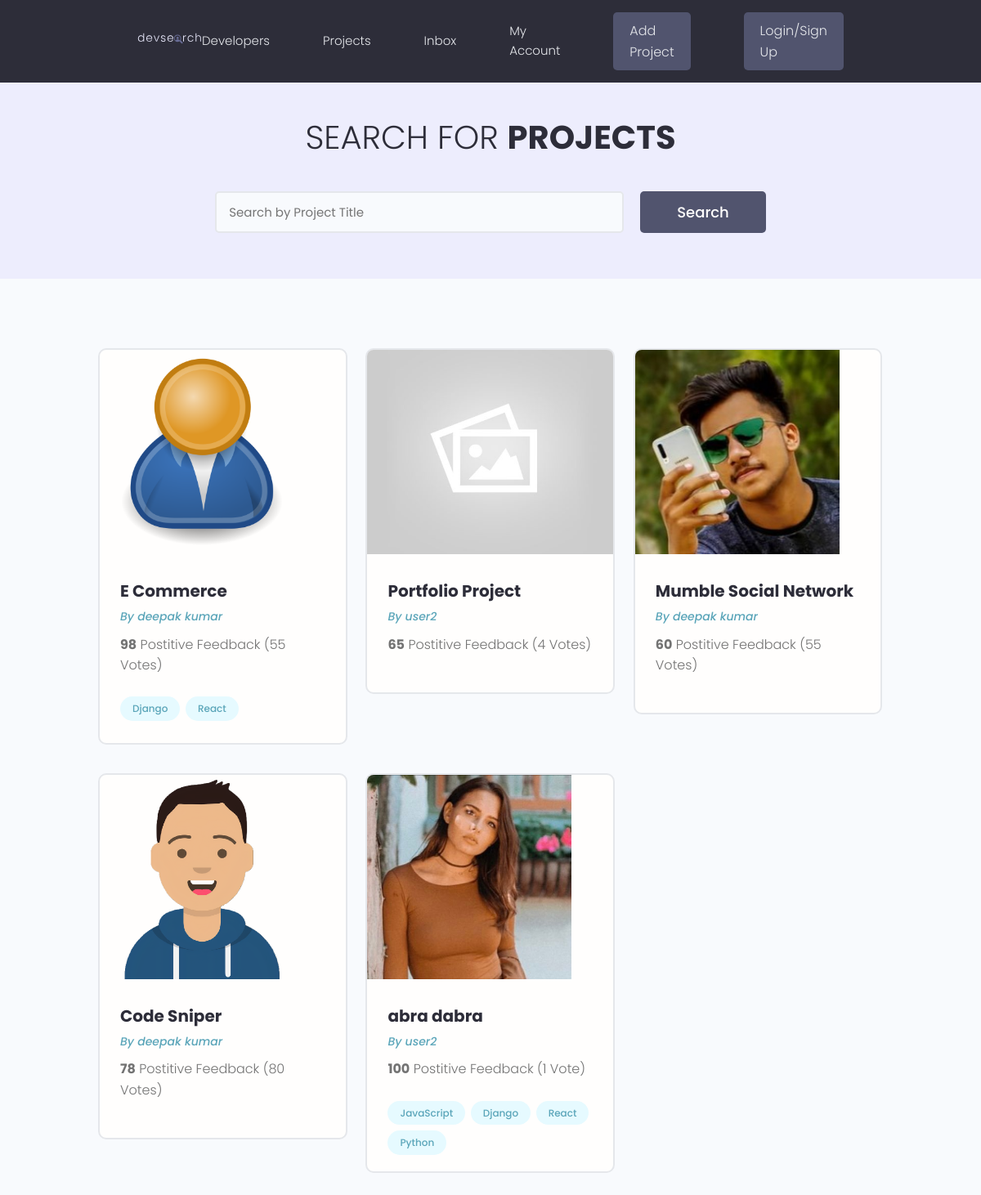
The app's page /projects/, older data.
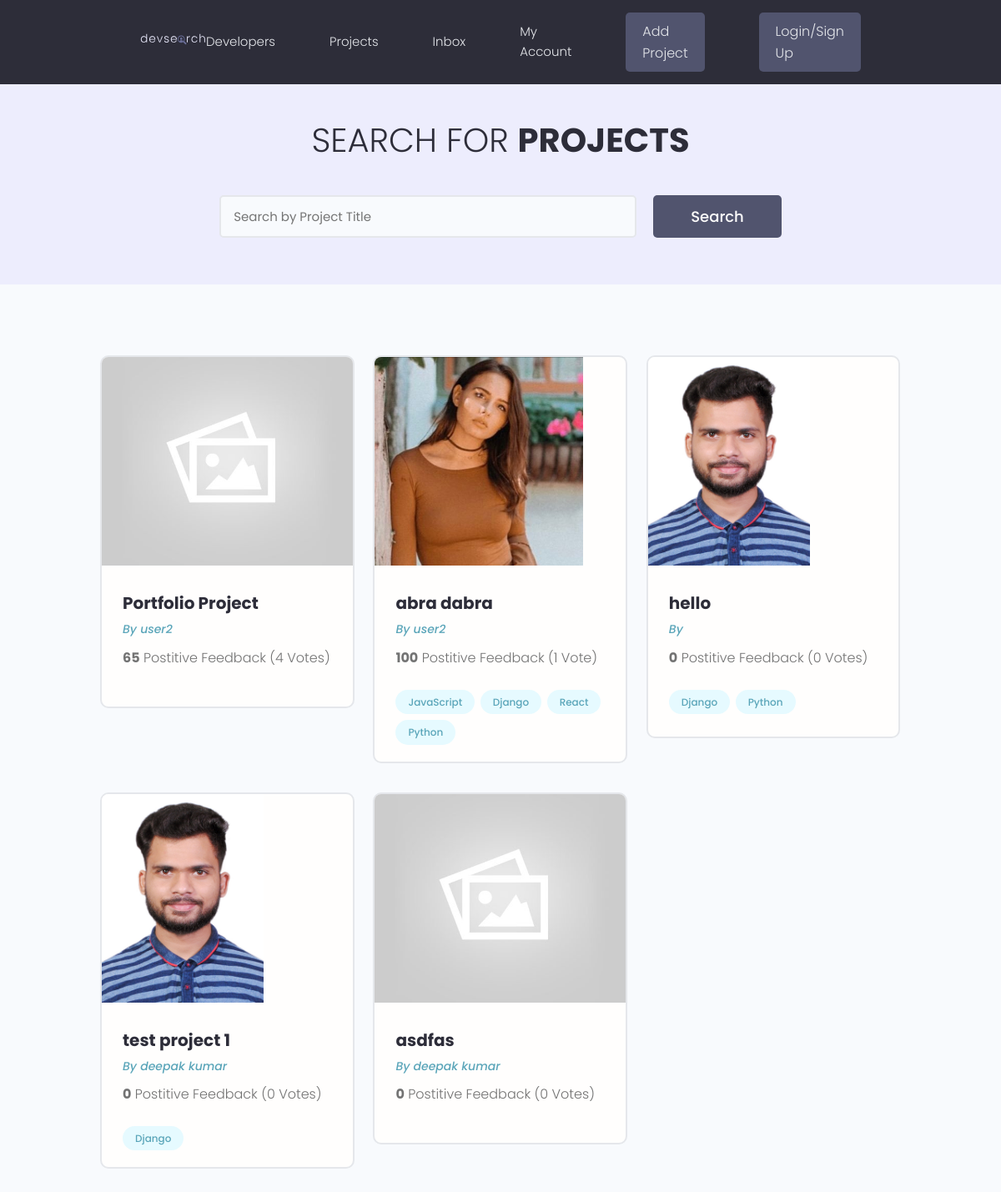
The same page, newer data.
### projects/models.py (models this page shows, shortened)
class Project(models.Model):
    owner = models.ForeignKey(Profile, null=True, blank=True, on_delete=models.SET_NULL)
    title = models.CharField(max_length=200)
    description = models.TextField(null=True, blank=True)#blank=True for Django allows to submit a blank
    featured_image = models.ImageField(null=True, blank=True, default="default.jpg")
    demo_link = models.CharField(max_length=2000, null=True, blank=True)
    tags = models.ManyToManyField('Tag', blank=True)
    vote_total = models.IntegerField(default=0, null=True, blank=True)
    vote_ratio = models.IntegerField(default=0, null=True, blank=True)
    source_link = models.CharField(max_length=2000, null=True, blank=True)
    created = models.DateTimeField(auto_now_add=True)
    id = models.UUIDField(default=uuid.uuid4, unique=True, primary_key=True, editable=False)

class Tag(models.Model):
    name = models.CharField(max_length=200)
    created = models.DateTimeField(auto_now_add=True)
    id = models.UUIDField(default=uuid.uuid4, unique=True, primary_key=True, editable=False)
    def __str__(self):
        return self.name

### users/models.py (models this page shows, shortened)
class Profile(models.Model):
    user = models.OneToOneField(User, on_delete=models.CASCADE,null=True, blank=True)
    name = models.CharField(max_length=200, blank=True, null=True)
    email = models.EmailField(max_length=500, blank=True, null=True)
    username = models.CharField(max_length=200, blank=True, null=True)
    location = models.CharField(max_length=200, blank=True, null=True)
    short_intro = models.CharField(max_length=200, blank=True, null=True)
    bio = models.TextField(blank=True, null=True)
    profile_image = models.ImageField(null=True, blank=True, upload_to='profiles/', default="profiles/user-default.png")
    social_github = models.CharField(max_length=200, blank=True, null=True)
    social_twitter = models.CharField(max_length=200, blank=True, null=True)
    social_linkedin = models.CharField(max_length=200, blank=True, null=True)
    social_youtube = models.CharField(max_length=200, blank=True, null=True)
    social_website = models.CharField(max_length=200, blank=True, null=True)
    created = models.DateTimeField(auto_now_add=True)
    id = models.UUIDField(default=uuid.uuid4, unique=True, primary_key=True, editable=False)

### projects/views.py (the view)
# urls.py: path('projects/', include('projects.urls')),
def projects(requests):
    projects = Project.objects.all()
    context = {'projects':projects}
    return render(requests, 'projects/projects.html', context)

### projects/templates/projects/projects.html (shortened to what this page needs)
{% extends 'main.html' %}
{% block content %}
<main class="projects">
    <section class="hero-section text-center">
        <div class="container container--narrow">
            <div class="hero-section__box">
                <h2>Search for <span>Projects</span></h2>
            </div>
            <div class="hero-section__search">
                <form class="form" action="#" method="get">
                    <div class="form__field">
                        <input class="input input--text" id="formInput#search" type="text" name="text"
                        placeholder="Search by Project Title" />
                    </div>
                    <input class="btn btn--sub btn--lg" type="submit" value="Search" />
                </form>
            </div>
        </div>
    </section>
    <section class="projectsList">
        <div class="container">
            <div class="grid grid--three">
                {% for project in projects %}
                <div class="column">
                    <div class="card project">
                        <a href="{% url 'project' project.id %}" class="project">
                            <img class="project__thumbnail" src="{{ project.featured_image.url }}" alt="project thumbnail" />
                            <div class="card__body">
                                <h3 class="project__title">{{project.title}}</h3>
                                <p><a class="project__author" href="">By {{project.owner.name}}</a></p>
                                <p class="project--rating">
                                    <span style="font-weight: bold;">{{project.vote_ratio}}</span> Postitive Feedback ({{project.vote_total}} Vote{{project.vote_total|pluralize:"s"}})</p>
                                    <div class="project__tags">
                                        {% for tag in project.tags.all %}
                                        <span class="tag tag--pill tag--main">
                                            <small>{{tag}}</small>
                                        </span>
                                        {% endfor %}
                                    </div>
                                </div>
                            </a>
                        </div>
                    </div>
                    {% endfor %}
                </div>
            </div>
        </section>
    </main>
    {% endblock content %}

### templates/main.html (shortened to what this page needs)
<!DOCTYPE html>
{% load static %}
<html lang="en">
<head>
    <link rel="stylesheet" href="https://cdn.iconmonstr.com/1.3.0/css/iconmonstr-iconic-font.min.css" />
    <link rel="stylesheet" href="{% static 'uikit/styles/uikit.css' %}" />
    <link rel="stylesheet" href="{% static 'styles/app.css' %}" />
</head>
<body>
    {% include 'navbar.html'%}
    {% block content %}
    {% endblock content %}
</body>
</html>

### templates/navbar.html (shortened to what this page needs)
<!DOCTYPE html>
{% load static %}
<header class="header">
    <div class="container container--narrow">
      <a href="{% url 'profiles' %}" class="header__logo">
        <img src="{% static 'images/logo.svg' %}" alt="DevSearch Logo" />
      </a>
      <nav class="header__nav">
        <ul class="header__menu">
          <li class="header__menuItem"><a href="{% url 'profiles' %}">Developers</a></li>
          <li class="header__menuItem"><a href="{% url 'projects' %}">Projects</a></li>
          <li class="header__menuItem"><a href="">Inbox</a></li>
          <li class="header__menuItem"><a href="">My Account</a></li>
          <li class="header__menuItem"><a href="{% url 'create-project' %}" class="btn btn--sub">Add Project</a></li>
          <li class="header__menuItem"><a href="" class="btn btn--sub">Login/Sign Up</a></li>
        </ul>
      </nav>
    </div>
  </header>

### static/styles/app.css (style rules this page uses)
:root { --color-sub: #2d2d39; }
.btn--sub { background-color: var(--color-sub-light); }
.card { border: 2px solid var(--color-light); }
img { width: 100%; }
.header { position: sticky; z-index: 111; background-color: var(--color-sub); padding: 1.5rem 0; }
.header > .container { display: flex; justify-content: space-between; align-items: center; }
.header__logo > img { height: 3.8rem; }
.header__nav > ul { display: inline-flex; align-items: center; list-style: none; gap: 6.5rem; }
.header__menuItem > a { color: var(--color-light); font-weight: 300; }
.hero-section { height: 40vh; display: flex; align-items: center; background-color: var(--color-sub); }
.hero-section__box { margin-bottom: 4rem; }
.hero-section__box > h2, .hero-section__box > h2 > span { font-size: 4rem; color: var(--color-light); line-height: 1.3; text-transform: uppercase; }
.hero-section__box > h2 { font-weight: 300; }
.hero-section__box > h2 > span { font-weight: 700; }
.hero-section__search > .form { display: flex; align-items: center; justify-content: center; gap: 2rem; }
.hero-section__search > .form input.input--text { width: 50rem; }
.project__author { font-size: 1.4rem; font-style: italic; }
.project--rating { margin-bottom: 1.6em; margin-top: .5em; }
.projects > .hero-section { background: var(--color-sub-lighter); height: 30vh; }
.projects .hero-section__box { margin-bottom: 2.5rem; }
.projects .hero-section__box > h2 { color: var(--color-sub); }
.projects .hero-section__box > h2 > span { font-weight: 700; color: var(--color-sub); }
.projectsList { margin-top: 8rem; }
.project__thumbnail { height: 25rem; object-fit: cover; object-position: top center; }
.project__title { font-size: 2rem; font-weight: 700; color: var(--color-sub); }

### static/uikit/styles/modules/_variables.css (style rules this page uses)
:root { --color-main: #5aa5b9; --color-main-light: #e6faff; --color-sub: #3f4156; --color-sub-light: #51546e; --color-sub-lighter: #ededfd; --color-text: #737373; --color-gray: #8b8b8b; --color-light: #e5e7eb; --color-light-gray: #767676; --color-bg: #f8fafd; --color-white: #fffefd; --color-white-light: #f3f3f3; --color-success: #359e64; --color-success-bg: #def8e8; --color-error: #fc4b0b; --color-error-bg: #fff2ee; --font-base: 'Poppins', arial, helvetica, 'Segoe UI', roboto, ubuntu, sans-serif; --font-monospace: 'Fira Code', 'Courier New', courier, monospace; --font-regular: 300; --font-medium: 500; --font-bold: 700; --generic-shadow: 1px 1px 5px #00000010; --generic-transition: all 0.3s ease-in-out; }

### static/uikit/styles/modules/_base.css (style rules this page uses)
* { margin: 0; padding: 0; box-sizing: border-box; text-rendering: optimizeLegibility; color: inherit; font-size: inherit; }
html { font-size: 50%; }
@media only screen and (min-width: 480px) { html { font-size: 56.25%; } }
@media only screen and (min-width: 1200px) { html { font-size: 62.5%; } }
body { line-height: 1.6; font-weight: 400; font-size: 1.5rem; color: var(--color-text); background-color: var(--color-bg); min-height: 100vh; }

### static/uikit/styles/modules/_typography.css (style rules this page uses)
* { font-family: var(--font-base); }
h2 { font-size: 3.6rem; font-weight: var(--font-bold); }
h3 { font-size: 3.2rem; font-weight: var(--font-medium); }
p, span, strong { font-size: 1.6rem; color: var(--color-text); font-weight: var(--font-regular); }
a { padding-bottom: 2px; text-decoration: none; display: inline-block; color: var(--color-main); font-weight: var(--font-medium); }

### static/uikit/styles/modules/_utilities.css (style rules this page uses)
.container { width: 92%; max-width: 165rem; margin: 0 auto; box-sizing: border-box; }
.container--narrow { width: 92%; max-width: 120rem; }
@media screen and (min-width: 1000px) { .container { width: 90%; } }
@media screen and (min-width: 1000px) { .container--narrow { width: 85%; } }
@media screen and (min-width: 1200px) { .container { width: 80%; } }
@media screen and (min-width: 1200px) { .container--narrow { width: 72%; } }
.text-center { text-align: center; }

### static/uikit/styles/modules/_button.css (style rules this page uses)
.btn { display: inline-block; position: relative; cursor: pointer; background-color: var(--color-light); font-weight: var(--font-medium); color: var(--color-sub); text-decoration: none; padding: 1rem 2rem; border-radius: 0.5rem; border: none; width: -webkit-fit-content; width: -moz-fit-content; width: fit-content; height: -webkit-fit-content; height: -moz-fit-content; height: fit-content; font-size: 1.6rem; outline-width: 0; outline-color: transparent; -webkit-backface-visibility: hidden; backface-visibility: hidden; transition: all 0.3s ease-in-out; }
.btn--sub { background-color: var(--color-sub); color: var(--color-white); }
.btn--lg { font-size: 1.8rem; padding: 1.2rem 4.5rem; }

Row changes from the older to the newer data that the page shows:
removed Project: featured_image (placeholder picture), title "E Commerce", owner.name "deepak kumar", vote_ratio "98", vote_total "55", Tag (name "Django"), Tag (name "React")
removed Project: featured_image (picture), title "Mumble Social Network", owner.name "deepak kumar", vote_ratio "60", vote_total "55"
removed Project: featured_image (picture), title "Code Sniper", owner.name "deepak kumar", vote_ratio "78", vote_total "80"
added Project: featured_image (picture), title "hello", vote_ratio "0", vote_total "0", Tag (name "Django"), Tag (name "Python")
added Project: featured_image (picture), title "test project 1", owner.name "deepak kumar", vote_ratio "0", vote_total "0", Tag (name "Django")
added Project: featured_image (placeholder picture), title "asdfas", owner.name "deepak kumar", vote_ratio "0", vote_total "0"
